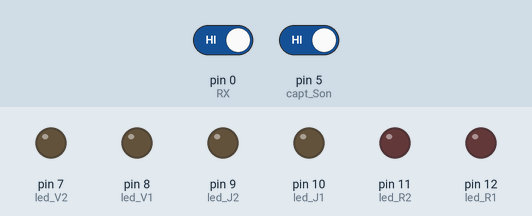
Recording of a sketch running on a simulated Arduino Uno, built with avr-gcc and run on an emulated ATmega328P. Parts: output pins drawn as LEDs (lit = HIGH). Dashed ring = blinking. Inputs (shaded band) come from the test bench; at power-on: pin 0 (RX) HIGH, pin 5 (capt_Son) HIGH. Pins used as bus, display or sensor lines are not drawn.

Above: at 1.2 s.
1.3 s: pin 0 (RX) driven LOW
10.3 s: pin 0 (RX) driven HIGH
At 12.8 s:
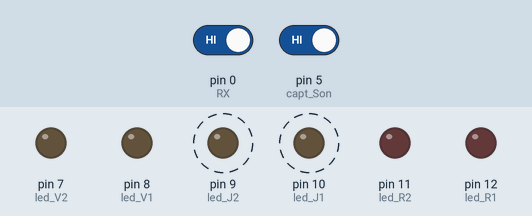
13.3 s: pin 5 (capt_Son) driven LOW
At 13.43 s:
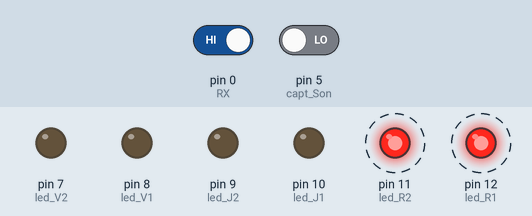
16.3 s: pin 5 (capt_Son) driven HIGH
At 18.5 s:
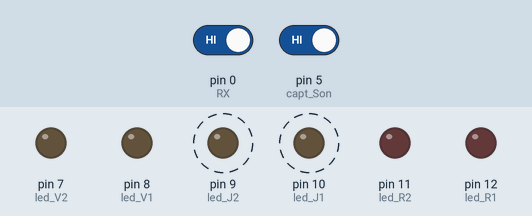
Timing chart, 0 to 20.3 s (numbered marks = the images above; inputs shaded):
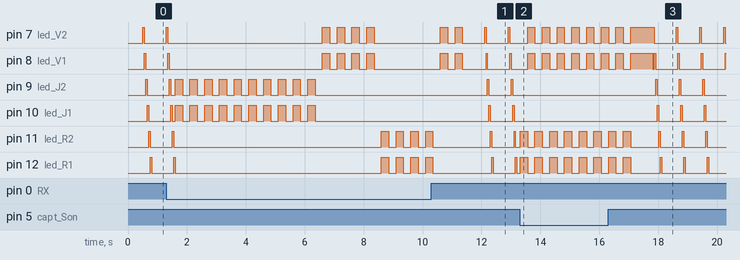

The sketch:

led_controller.ino
```cpp
//déclaration des variables
//variables liées aux broches
int led_R1 = 12;
int led_R2 = 11;
int led_J1 = 10;
int led_J2 = 9;
int led_V1 = 8;
int led_V2 = 7;
int capt_Son = 5;
int RX = 0;
int TX = 1;

//variable de récupération des broches input
int val_Capt_Son, val_RX;

//variable lié au temps d'écoute des broches
int temporisation;

//valeur de detection des capteurs
int detection = 0, non_detection =1;

void setup() {
  // initialisation des leds et des broches de capteurs

  //output
  pinMode(led_R1, OUTPUT); //rouge
  pinMode(led_R2, OUTPUT);
  pinMode(led_J1, OUTPUT); //jaune
  pinMode(led_J2, OUTPUT);
  pinMode(led_V1, OUTPUT); //vert
  pinMode(led_V2, OUTPUT);
  pinMode(TX, OUTPUT);//TX

  //input
  pinMode(capt_Son, INPUT);  //capteur de son
  pinMode(RX, INPUT); //RX : Capteur de presence
}

// Boucle d'écoute des événements
void loop() {
  //écoute des broches input pendant 500 millisecondes
  //ET tant qu'un capteur ne change pas de valeur
  temporisation = 0;
  val_Capt_Son = digitalRead(capt_Son);
  val_RX = digitalRead(RX);
  while(temporisation < 500 && val_Capt_Son == non_detection && val_RX == non_detection) {
    //lecture des broches toutes les 10 millisecondes
    val_Capt_Son = digitalRead(capt_Son);
    val_RX = digitalRead(RX);
    delay(10);
    temporisation += 10;
  }

  //action selon les broches
  if (val_RX == detection)
  {
    sequence_presence();
  }

  else if (val_Capt_Son == detection)
  {
    sequence_son();
  }

  else {
    sequence_attente();
  }
}

// Extinction de toutes les DEL
void extinction() {
  for (byte i = 7 ; i <= 12 ; i++) {
    digitalWrite (i, LOW) ; // éteint la DEL reliée à la broche i
  }
}

// Fonction de sequence de led dédié au capteur de presence
// Les durées ont été imposées et sont calculées selon
// -> la somme des délais d'une boucle * le nombre de boucle
void sequence_presence() {
  extinction();

  // 5 seconde de clignotement leds jaunes
  for (int cmp = 0 ; cmp < 10 ; cmp++){
      digitalWrite(led_J1, HIGH);
      digitalWrite(led_J2, HIGH);
      delay (250);
      digitalWrite(led_J1, LOW);
      digitalWrite(led_J2, LOW);
      delay (250);
  }
  // 5 seconde de clignotement leds verte et rouge avec 2 seconde d'intervalle
  //durée = 2 secondes
  for (int cmp = 0 ; cmp < 4 ; cmp++){

      digitalWrite(led_V1, HIGH);
      digitalWrite(led_V2, HIGH);
      delay (250);
      digitalWrite(led_V1, LOW);
      digitalWrite(led_V2, LOW);
      delay (250);
  }
  //durée = 2 secondes
  for (int cmp = 0 ; cmp < 4 ; cmp++){

      digitalWrite(led_R1, HIGH);
      digitalWrite(led_R2, HIGH);
      delay (250);
      digitalWrite(led_R1, LOW);
      digitalWrite(led_R2, LOW);
      delay (250);
  }
  //durée = 1 secondes
  for (int cmp = 0 ; cmp < 2 ; cmp++){

      digitalWrite(led_V1, HIGH);
      digitalWrite(led_V2, HIGH);
      delay (250);
      digitalWrite(led_V1, LOW);
      digitalWrite(led_V2, LOW);
      delay (250);
  }
}

//Fonction de sequence de led dédié au capteur de son
void sequence_son() {
  extinction();

  // On informe au RPi qu'un son se produit
  digitalWrite(TX, HIGH);

  //Clignotement de 2 secondes
  for(int cmp=0; cmp < 4;cmp++) {
  // Leds rouges et vertes clignotes
  digitalWrite(led_V1, LOW);
  digitalWrite(led_V2, LOW);
  digitalWrite(led_R1, HIGH);
  digitalWrite(led_R2, HIGH);
  delay (250);
  digitalWrite(led_R1, LOW);
  digitalWrite(led_R2, LOW);
  digitalWrite(led_V1, HIGH);
  digitalWrite(led_V2, HIGH);
  delay (250);

  }
  //On informe au RPi qu'il n'y a plus de son
  digitalWrite(TX, LOW);
}

//Fonction de sequence de led dédié à l'attente d'événements
void sequence_attente(){
  extinction();

  // Boucle pour faire flasher les DEL
  for (byte i = 7 ; i <= 12 ; i++) {
    digitalWrite (i, HIGH) ; // allume la DEL sur broche i
    delay (50) ; // durée du flash 50 millisecondes
    digitalWrite (i, LOW) ; // éteint la DEL
  }
}
```

Measured:
- after the input at 10.3 s, pin 9 (led_J2): alternates HIGH for 0.05 s and LOW for 0.75 s, starting after 1.9 s; pin 10 (led_J1): alternates HIGH for 0.05 s and LOW for 0.75 s, starting after 2.0 s
- after the input at 13.3 s, pin 7 (led_V2), pin 8 (led_V1): alternates HIGH for 0.25 s and LOW for 0.25 s, starting after 0.26 s; pin 9 (led_J2), pin 10 (led_J1): stops changing and stays LOW; pin 11 (led_R2), pin 12 (led_R1): alternates HIGH for 0.25 s and LOW for 0.25 s, starting at once
- after the input at 16.3 s, pin 9 (led_J2): alternates HIGH for 0.05 s and LOW for 0.75 s, starting after 1.6 s; pin 10 (led_J1): alternates HIGH for 0.05 s and LOW for 0.75 s, starting after 1.7 s
